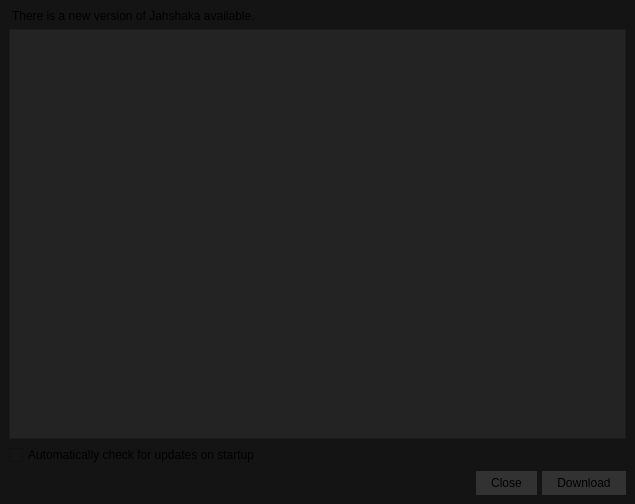
<?xml version="1.0" encoding="UTF-8"?>
<ui version="4.0">
 <class>SoftwareUpdateDialog</class>
 <widget class="QDialog" name="SoftwareUpdateDialog">
  <property name="geometry">
   <rect>
    <x>0</x>
    <y>0</y>
    <width>635</width>
    <height>504</height>
   </rect>
  </property>
  <property name="windowTitle">
   <string>Dialog</string>
  </property>
  <property name="styleSheet">
   <string notr="true">#createProject {
	background: #4898ff;
	color: white;
}

#createProject:hover {
	background-color: #51a1d6;
}


QLabel {
	margin-right: 12px;
}

QPushButton, QToolButton {
	border: 0;
	padding: 5px;
	background: #444;
}

QPushButton::hover {
	background: #555;
}

QToolButton::hover {
	background: #555;
}

QLineEdit {
	background: #404040;
	padding: 5px;
}</string>
  </property>
  <layout class="QGridLayout" name="gridLayout">
   <property name="leftMargin">
    <number>0</number>
   </property>
   <property name="topMargin">
    <number>0</number>
   </property>
   <property name="rightMargin">
    <number>0</number>
   </property>
   <property name="bottomMargin">
    <number>0</number>
   </property>
   <property name="spacing">
    <number>0</number>
   </property>
   <item row="0" column="0">
    <widget class="QWidget" name="widget" native="true">
     <property name="styleSheet">
      <string notr="true">background:rgba(20,20,20,1);
color:rgba(255,255,255,.95);</string>
     </property>
     <layout class="QVBoxLayout" name="verticalLayout">
      <item>
       <widget class="QLabel" name="label">
        <property name="text">
         <string>There is a new version of Jahshaka available.</string>
        </property>
       </widget>
      </item>
      <item>
       <widget class="QTextEdit" name="textEdit">
        <property name="styleSheet">
         <string notr="true">background:rgba(35,35,35,1);</string>
        </property>
        <property name="readOnly">
         <bool>true</bool>
        </property>
       </widget>
      </item>
      <item>
       <widget class="QCheckBox" name="checkBox">
        <property name="text">
         <string>Automatically check for updates on startup</string>
        </property>
       </widget>
      </item>
      <item>
       <widget class="QWidget" name="widget_2" native="true">
        <layout class="QHBoxLayout" name="horizontalLayout">
         <property name="spacing">
          <number>5</number>
         </property>
         <property name="leftMargin">
          <number>0</number>
         </property>
         <property name="topMargin">
          <number>0</number>
         </property>
         <property name="rightMargin">
          <number>0</number>
         </property>
         <property name="bottomMargin">
          <number>0</number>
         </property>
         <item>
          <spacer name="horizontalSpacer">
           <property name="orientation">
            <enum>Qt::Horizontal</enum>
           </property>
           <property name="sizeHint" stdset="0">
            <size>
             <width>40</width>
             <height>20</height>
            </size>
           </property>
          </spacer>
         </item>
         <item>
          <widget class="QPushButton" name="close">
           <property name="styleSheet">
            <string notr="true">QPushButton{
	padding: 5px 15px;
background:rgba(50,50,50,1);
border: 1px solid rgba(0,0,0,.1);
}

QPushButton:hover{
	background: rgba(40,128, 185,.9);

}</string>
           </property>
           <property name="text">
            <string>Close</string>
           </property>
          </widget>
         </item>
         <item>
          <widget class="QPushButton" name="download">
           <property name="styleSheet">
            <string notr="true">QPushButton{
	padding: 5px 15px;
background:rgba(50,50,50,1);
border: 1px solid rgba(0,0,0,.1);
}

QPushButton:hover{
	background: rgba(40,128, 185,.9);

}</string>
           </property>
           <property name="text">
            <string>Download</string>
           </property>
          </widget>
         </item>
        </layout>
       </widget>
      </item>
     </layout>
    </widget>
   </item>
  </layout>
 </widget>
 <resources/>
 <connections/>
</ui>
